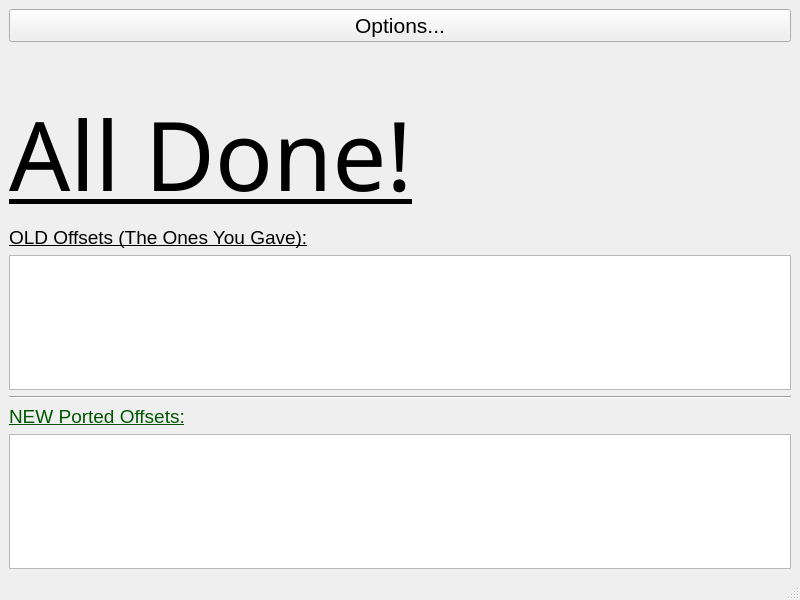
<?xml version="1.0" encoding="UTF-8"?>
<ui version="4.0">
 <class>MainWindow</class>
 <widget class="QMainWindow" name="MainWindow">
  <property name="geometry">
   <rect>
    <x>0</x>
    <y>0</y>
    <width>800</width>
    <height>600</height>
   </rect>
  </property>
  <property name="font">
   <font>
    <underline>true</underline>
   </font>
  </property>
  <property name="windowTitle">
   <string>findBytes GUI</string>
  </property>
  <widget class="QWidget" name="centralwidget">
   <layout class="QVBoxLayout" name="verticalLayout">
    <item>
     <widget class="QPushButton" name="options">
      <property name="font">
       <font>
        <pointsize>16</pointsize>
        <underline>false</underline>
       </font>
      </property>
      <property name="text">
       <string>Options...</string>
      </property>
     </widget>
    </item>
    <item>
     <spacer name="verticalSpacer_3">
      <property name="orientation">
       <enum>Qt::Vertical</enum>
      </property>
      <property name="sizeType">
       <enum>QSizePolicy::Fixed</enum>
      </property>
      <property name="sizeHint" stdset="0">
       <size>
        <width>20</width>
        <height>40</height>
       </size>
      </property>
     </spacer>
    </item>
    <item>
     <widget class="QLabel" name="label">
      <property name="font">
       <font>
        <family>Ink Free</family>
        <pointsize>72</pointsize>
       </font>
      </property>
      <property name="text">
       <string>All Done!</string>
      </property>
     </widget>
    </item>
    <item>
     <widget class="QLabel" name="label_2">
      <property name="font">
       <font>
        <pointsize>14</pointsize>
        <underline>true</underline>
       </font>
      </property>
      <property name="text">
       <string>OLD Offsets (The Ones You Gave):</string>
      </property>
     </widget>
    </item>
    <item>
     <widget class="QPlainTextEdit" name="userOldPatches">
      <property name="font">
       <font>
        <pointsize>14</pointsize>
        <underline>false</underline>
       </font>
      </property>
      <property name="readOnly">
       <bool>true</bool>
      </property>
     </widget>
    </item>
    <item>
     <spacer name="verticalSpacer">
      <property name="orientation">
       <enum>Qt::Vertical</enum>
      </property>
      <property name="sizeType">
       <enum>QSizePolicy::Preferred</enum>
      </property>
      <property name="sizeHint" stdset="0">
       <size>
        <width>20</width>
        <height>40</height>
       </size>
      </property>
     </spacer>
    </item>
    <item>
     <widget class="Line" name="line">
      <property name="orientation">
       <enum>Qt::Horizontal</enum>
      </property>
     </widget>
    </item>
    <item>
     <spacer name="verticalSpacer_2">
      <property name="orientation">
       <enum>Qt::Vertical</enum>
      </property>
      <property name="sizeType">
       <enum>QSizePolicy::Preferred</enum>
      </property>
      <property name="sizeHint" stdset="0">
       <size>
        <width>20</width>
        <height>40</height>
       </size>
      </property>
     </spacer>
    </item>
    <item>
     <widget class="QLabel" name="label_3">
      <property name="font">
       <font>
        <pointsize>14</pointsize>
        <underline>true</underline>
       </font>
      </property>
      <property name="styleSheet">
       <string notr="true">color: rgb(0, 85, 0);</string>
      </property>
      <property name="text">
       <string>NEW Ported Offsets:</string>
      </property>
     </widget>
    </item>
    <item>
     <widget class="QPlainTextEdit" name="userNewPatches">
      <property name="font">
       <font>
        <pointsize>14</pointsize>
        <underline>false</underline>
       </font>
      </property>
      <property name="readOnly">
       <bool>true</bool>
      </property>
     </widget>
    </item>
   </layout>
  </widget>
  <widget class="QMenuBar" name="menubar">
   <property name="geometry">
    <rect>
     <x>0</x>
     <y>0</y>
     <width>800</width>
     <height>18</height>
    </rect>
   </property>
  </widget>
  <widget class="QStatusBar" name="statusbar"/>
 </widget>
 <resources/>
 <connections/>
</ui>
